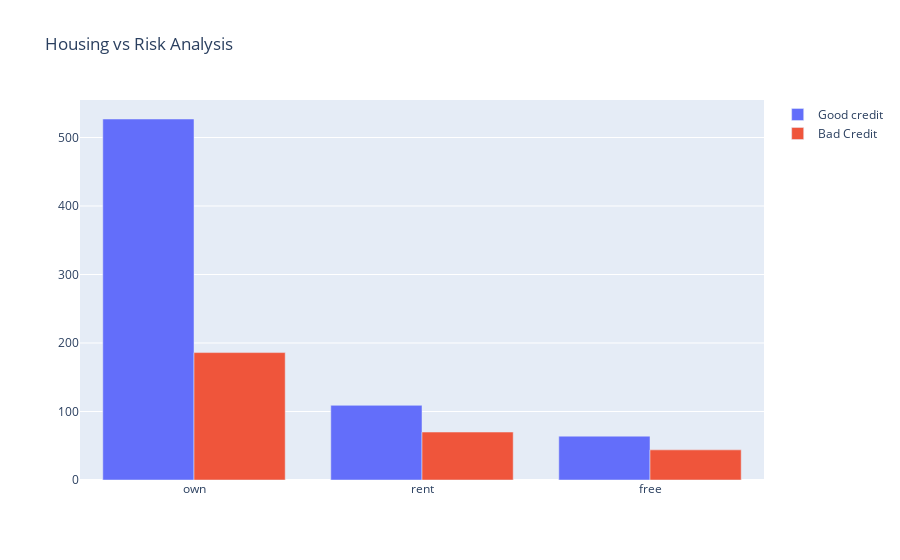

Source (notebook cell):
### Code cell
first = go.Bar(
    x = data[data["Risk"]== 'good']["Housing"].value_counts().index.values,
    y = data[data["Risk"]== 'good']["Housing"].value_counts().values,
    name='Good credit'
)


second = go.Bar(
    x = data[data["Risk"]== 'bad']["Housing"].value_counts().index.values,
    y = data[data["Risk"]== 'bad']["Housing"].value_counts().values,
    name="Bad Credit"
)

plot = [first, second]

layout = go.Layout(
    title='Housing vs Risk Analysis'
)


fig = go.Figure(data=plot, layout=layout)

py.iplot(fig, filename='plt housing vs Risk')

### Figure 1 — Plotly figure (JSON) as saved in the notebook; plotly's stock layout.template omitted (floating-point values rounded to 4 significant figures)
{"data": [{"name": "Good credit", "type": "bar", "x": ["own", "rent", "free"], "y": [527, 109, 64]}, {"name": "Bad Credit", "type": "bar", "x": ["own", "rent", "free"], "y": [186, 70, 44]}], "layout": {"title": {"text": "Housing vs Risk Analysis"}}}
